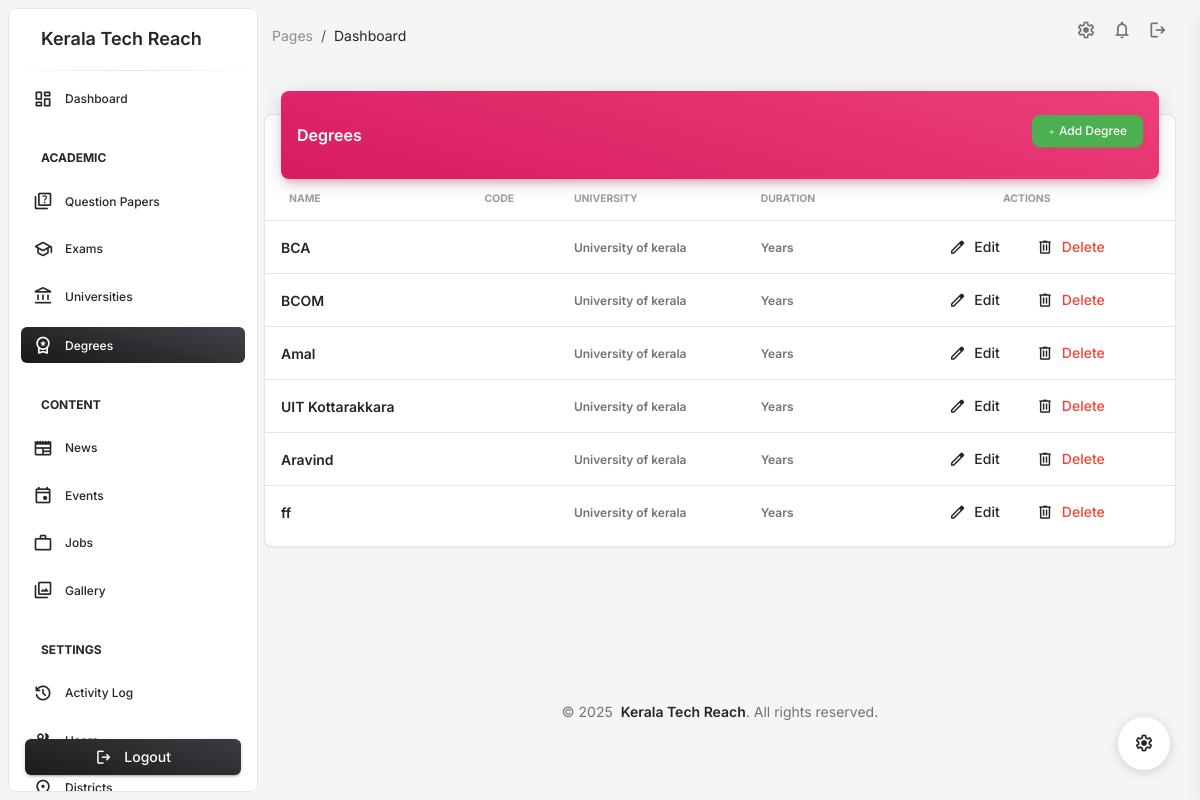
The app's page /admindashboard/degrees/ (signed in) with its own data.
### admindashboard/models.py (models this page shows, shortened)
class Degree(models.Model):
    name = models.CharField(max_length=200)
    university = models.ForeignKey(University, on_delete=models.CASCADE)
    created_by = models.ForeignKey('UserProfile', on_delete=models.CASCADE)

class University(models.Model):
    name = models.CharField(max_length=200)
    created_by = models.ForeignKey('UserProfile', on_delete=models.CASCADE)

### admindashboard/views/academic.py (the view)
# urls.py: path('degrees/', degree_list, name='degree_list'),
@login_required
def degree_list(request):
    degrees = Degree.objects.all()
    return render(request, 'admindashboard/degree/list.html', {'degrees': degrees})

### admindashboard/templates/admindashboard/degree/list.html (shortened to what this page needs)
{% extends 'admindashboard/base.html' %}
{% load static %}
{% block content %}
<div class="container-fluid py-4">
    <div class="row">
        <div class="col-12">
            <div class="card my-4">
                <div class="card-header p-0 position-relative mt-n4 mx-3 z-index-2">
                    <div class="bg-gradient-primary shadow-primary border-radius-lg pt-4 pb-3">
                        <div class="d-flex justify-content-between align-items-center">
                            <h6 class="text-white text-capitalize ps-3">Degrees</h6>
                            <a href="{% url 'admindashboard:degree_create' %}" class="btn btn-sm btn-success me-3">
                                <i class="material-symbols-rounded">add</i> Add Degree
                            </a>
                        </div>
                    </div>
                </div>
                <div class="card-body px-0 pt-0 pb-2">
                    <div class="table-responsive p-0">
                        <table class="table align-items-center mb-0">
                            <thead>
                                <tr>
                                    <th class="text-uppercase text-secondary text-xxs font-weight-bolder opacity-7">Name</th>
                                    <th class="text-uppercase text-secondary text-xxs font-weight-bolder opacity-7 ps-2">Code</th>
                                    <th class="text-uppercase text-secondary text-xxs font-weight-bolder opacity-7 ps-2">University</th>
                                    <th class="text-uppercase text-secondary text-xxs font-weight-bolder opacity-7 ps-2">Duration</th>
                                    <th class="text-center text-uppercase text-secondary text-xxs font-weight-bolder opacity-7">Actions</th>
                                </tr>
                            </thead>
                            <tbody>
                                {% for degree in degrees %}
                                <tr>
                                    <td>
                                        <div class="d-flex px-2 py-1">
                                            <div class="d-flex flex-column justify-content-center">
                                                <h6 class="mb-0 text-sm">{{ degree.name }}</h6>
                                            </div>
                                        </div>
                                    </td>
                                    <td>
                                    </td>
                                    <td>
                                        <p class="text-xs font-weight-bold mb-0">{{ degree.university.name }}</p>
                                    </td>
                                    <td>
                                        <p class="text-xs font-weight-bold mb-0">{{ degree.duration }} Years</p>
                                    </td>
                                    <td class="align-middle text-center">
                                        <a href="{% url 'admindashboard:degree_edit' degree.id %}" class="btn btn-link text-dark px-3 mb-0">
                                            <i class="material-symbols-rounded text-dark me-2">edit</i>Edit
                                        </a>
                                        <a href="{% url 'admindashboard:degree_delete' degree.id %}" class="btn btn-link text-danger px-3 mb-0">
                                            <i class="material-symbols-rounded text-dark me-2">delete</i>Delete
                                        </a>
                                    </td>
                                </tr>
                                {% empty %}
                                <tr>
                                    <td colspan="5" class="text-center">No degrees found.</td>
                                </tr>
                                {% endfor %}
                            </tbody>
                        </table>
                    </div>
                </div>
            </div>
        </div>
    </div>
</div>
{% endblock %}

### admindashboard/templates/admindashboard/base.html (style rules this page uses)
body { min-height: 100vh; display: flex; flex-direction: column; }

### records on screen
Degree: name "BCA", university.name "University of kerala"
Degree: name "BCOM", university.name "University of kerala"
Degree: name "Amal", university.name "University of kerala"
Degree: name "UIT Kottarakkara", university.name "University of kerala"
Degree: name "Aravind", university.name "University of kerala"
Degree: name "ff", university.name "University of kerala"
